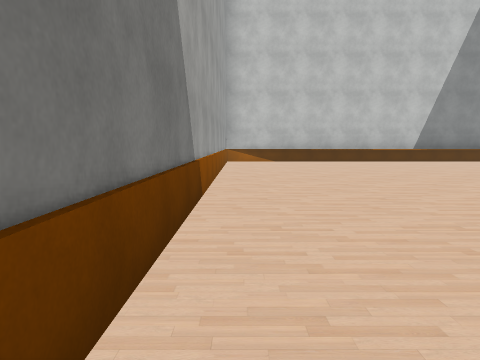
view 1 (above)

24 first-person views from a walk through a scene from a Unity 3-D project. The camera is 1.4 m above the floor, tilts 6° down and sees 70° across. The floor is counted in squares, 2 m on a side. Each view is taken from the middle of a square. On the plan, view 1 faces up. The plan holds only what a view shows up to about 11 squares ahead; the rest is blank. The place goes on beyond the plan. Some trees and plants on the terrain are drawn as simple stand-ins. Some surface patterns are stand-ins.

view 2
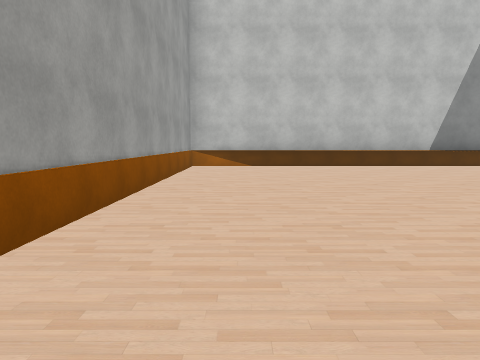

view 3
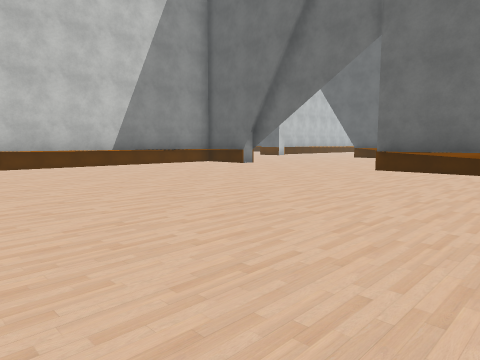

view 4
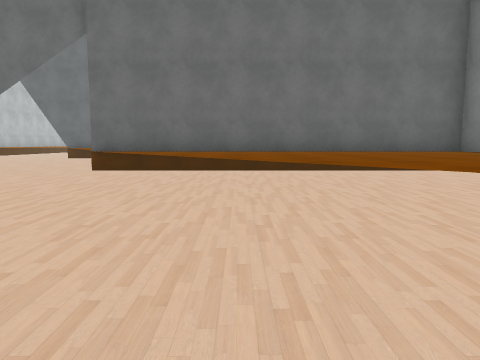

view 5
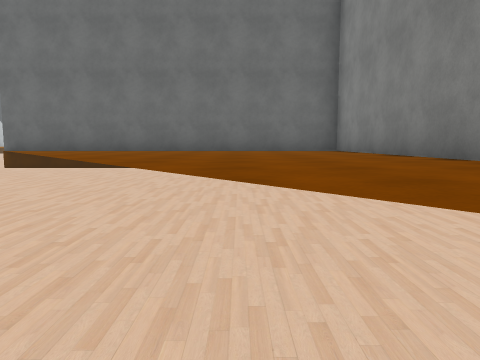

view 6
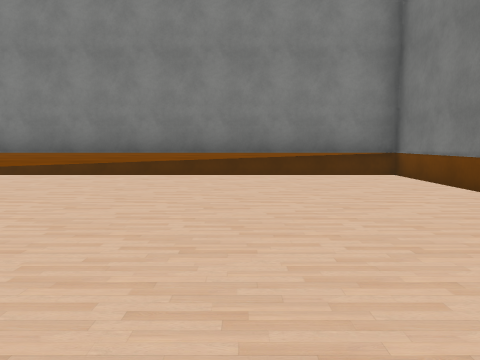

view 7
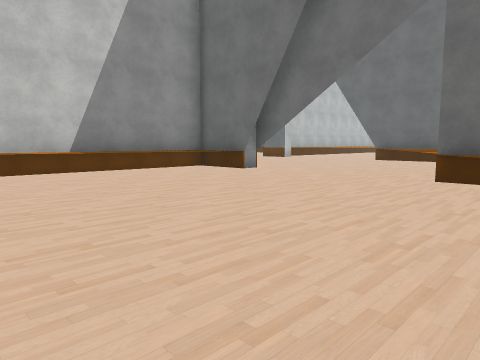

view 8
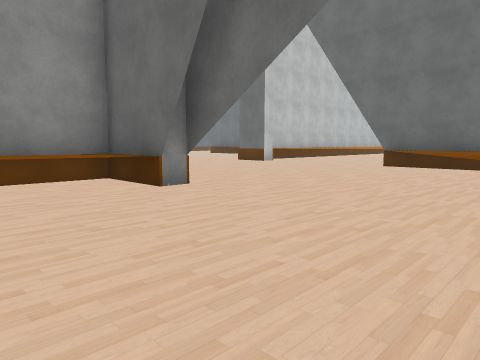

view 9
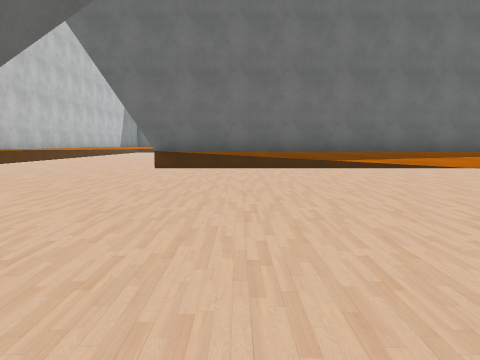

view 10
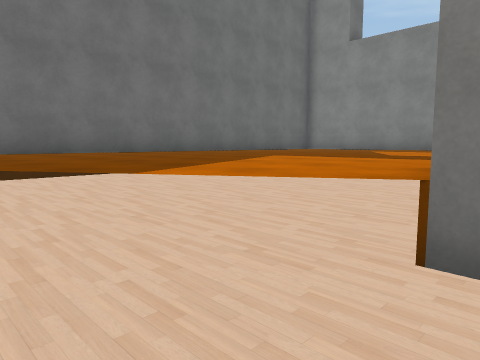

view 11
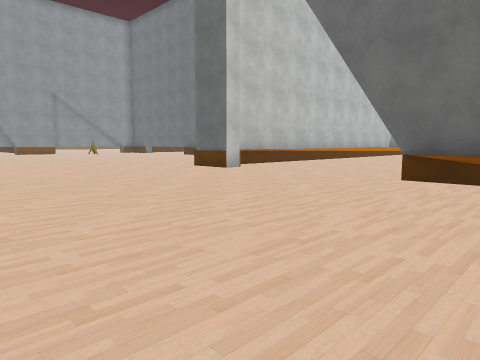

view 12
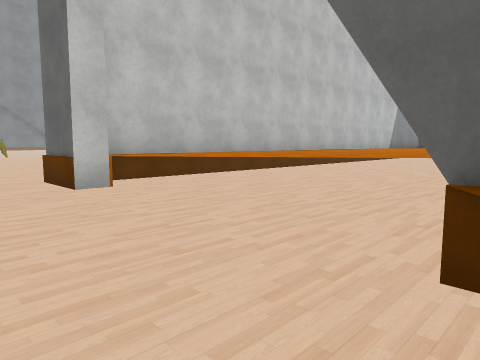

view 13
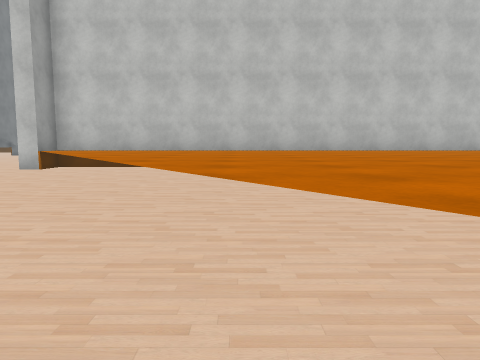

view 14
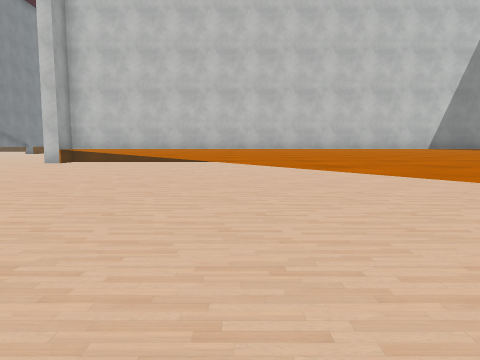

view 15
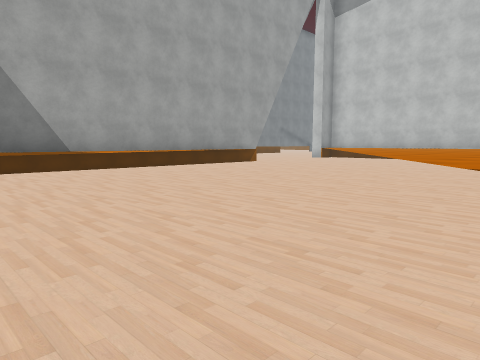

view 16
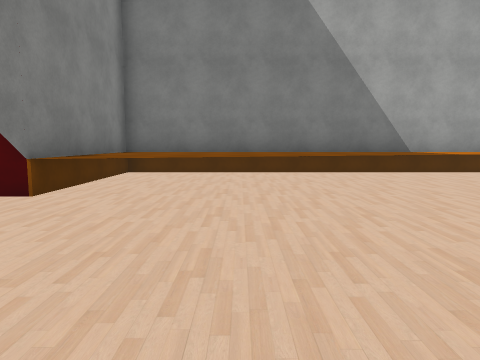

view 17
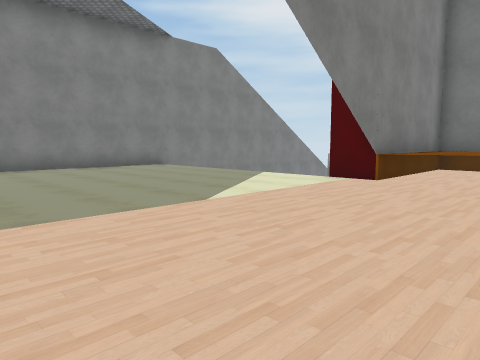

view 18
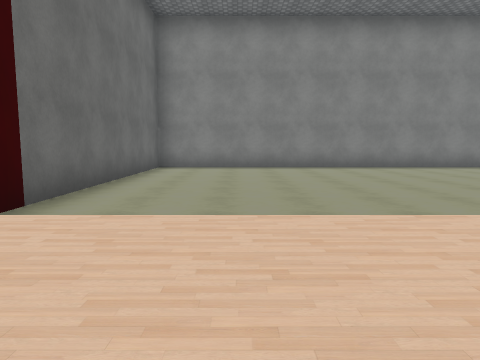

view 19
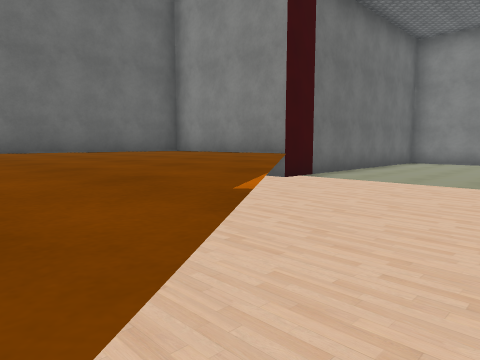

view 20
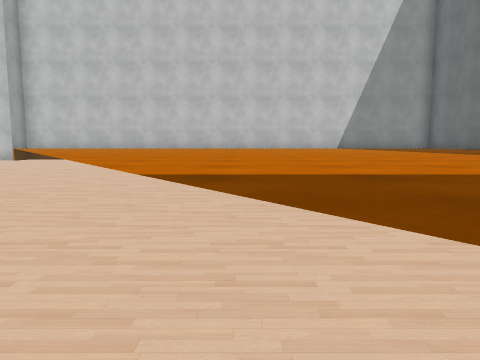

view 21
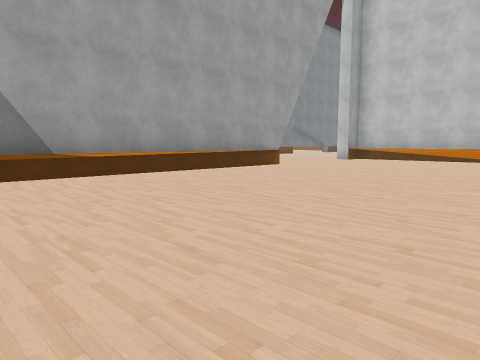

view 22
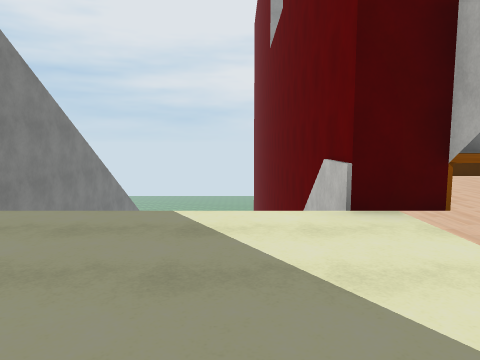

view 23
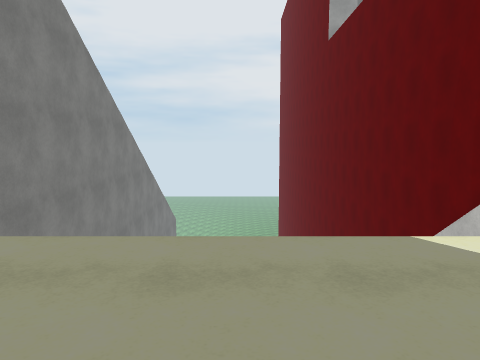

view 24
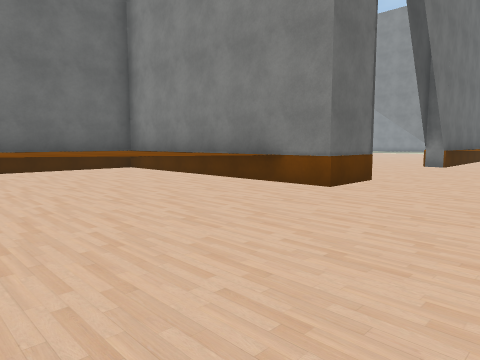

### Floor plan
Key: @ floor where view 1 was taken; # wall or solid block; . floor; ^ raised ledge; v drop or lower ground.
Columns run from 1 left of view 1 to 36 right of it. Each row starts with its distance up from view 1.
 23                  .....
 22                  .......^
 21                ........^^^^#
 20                .......^^^^^#
 19                .......^^^^^#
 18                .....^#^^^^########
 17               ......#^^^^^^^^
 16               .......^^^^^^^^^^^^
 15               ........^^^^^^^^^^^^^
 14 ^############ .........^^^^^^^^^
 13 ^....^^^^^^^#..........^^^^^^^^^^^^^^^
 12 ^..........^#...........^^^^^^^^^^
 11 ^..................^#....^^^^^^^^^^^^
 10 ^.................^^#^....^^^^^^^^^^^
  9 ^...............^^^^#^....^^^^^^^^^^
  8 ^..............^^^^^#^.....^^^^^^^^
  7 ^...........#^^^^^^^#^......^^^^^^
  6 ^..........^#^^^^^^^#^^.....^^^^^^
  5 ^.........^^#^^^^^^^#^^......^^^^
  4 ^........^^^#^^^^^^^#^^.......^^^
  3 ^.......^^^^# ^^^^^^#^^........^^^
  2 ^......^^^^^# ^^^^^^#^^^.......^^^^^^^
  1 ^....^^^^^^^# ^^^^^^#^^^........^^^^^^
  0 ^@..^^^^^^^^#  ^^^^^#^^^.........^^^^^
 -1 #..^^^^^^^^^#  ^^^^ #^^^^........^^^^^
 -2 #.^^^^^^^^^^#   ^^  #^^^^.........^^^^
 -3 #############  ##   #####..........###
 -4                 #########..........#
 -5                         v..........#
 -6                         v..........^
 -7                         v..........^
 -8                         v..........^
 -9                         v..........^
-10                  vvvvvv  ..........^
-11                  ^       ^^^^^^^^^^

Where each view was taken, in squares from view 1:
view 1: 0 up, 0 right, facing up
view 2: 3 up, 1 right, facing up
view 3: 3 up, 2 right, facing up-right
view 4: 3 up, 2 right, facing right
view 5: 0 up, 1 right, facing right
view 6: 5 up, 3 right, facing down
view 7: 5 up, 4 right, facing up-right
view 8: 7 up, 8 right, facing up-right
view 9: 9 up, 9 right, facing right
view 10: 9 up, 11 right, facing down-right
view 11: 9 up, 12 right, facing up-right
view 12: 11 up, 17 right, facing up-right
view 13: 7 up, 25 right, facing up
view 14: 4 up, 26 right, facing up
view 15: 1 up, 29 right, facing up-left
view 16: 0 up, 28 right, facing left
view 17: 0 up, 30 right, facing down-left
view 18: 0 up, 31 right, facing down
view 19: 3 up, 29 right, facing down-right
view 20: 2 up, 29 right, facing up
view 21: 2 up, 27 right, facing up-left
view 22: 5 down, 27 right, facing left
view 23: 7 down, 26 right, facing left
view 24: 23 up, 16 right, facing down-right
